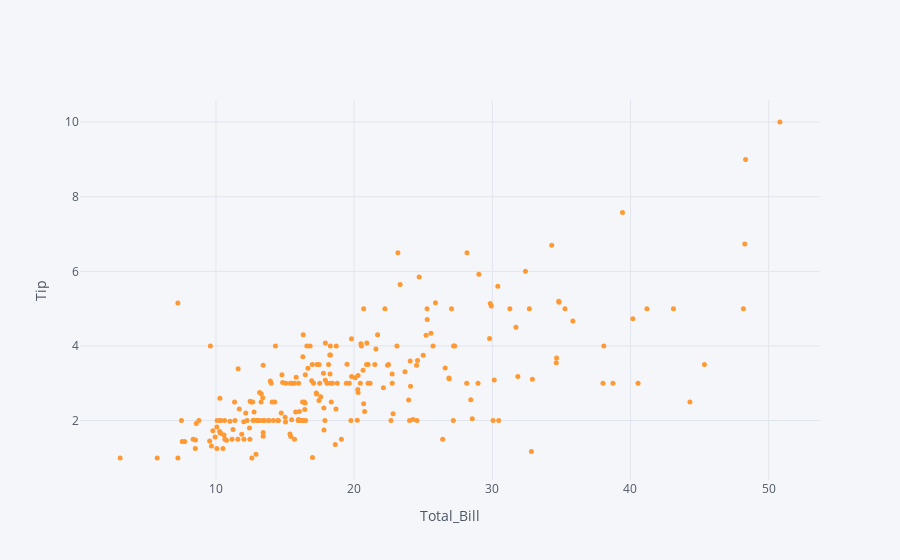

Source (notebook cell):
### Code cell
tip[["total_bill" , "tip"]].iplot(x = "total_bill" , y = "tip" , mode = "markers" , size = 5 , xTitle = "Total_Bill" , yTitle = "Tip")

### Figure 1 — Plotly figure (JSON) as saved in the notebook; plotly's stock layout.template omitted (floating-point values rounded to 4 significant figures; data arrays with more than 128 entries replaced by an {"elided": "..."} marker saying what was removed)
{"data": [{"line": {"color": "rgba(255, 153, 51, 1.0)", "dash": "solid", "shape": "linear", "width": 1.3}, "marker": {"size": 5, "symbol": "circle"}, "mode": "markers", "name": "tip", "text": "", "type": "scatter", "x": {"elided": "244 float values"}, "y": {"elided": "244 float values"}}], "layout": {"autosize": true, "legend": {"bgcolor": "#F5F6F9", "font": {"color": "#4D5663"}}, "paper_bgcolor": "#F5F6F9", "plot_bgcolor": "#F5F6F9", "title": {"font": {"color": "#4D5663"}}, "xaxis": {"autorange": true, "gridcolor": "#E1E5ED", "range": [0.239, 53.64], "showgrid": true, "tickfont": {"color": "#4D5663"}, "title": {"font": {"color": "#4D5663"}, "text": "Total_Bill"}, "type": "linear", "zerolinecolor": "#E1E5ED"}, "yaxis": {"autorange": true, "gridcolor": "#E1E5ED", "range": [0.2994, 10.7], "showgrid": true, "tickfont": {"color": "#4D5663"}, "title": {"font": {"color": "#4D5663"}, "text": "Tip"}, "type": "linear", "zerolinecolor": "#E1E5ED"}}}
